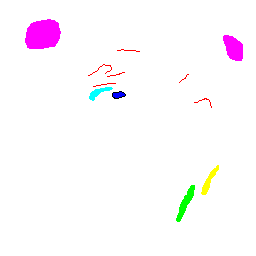
#> input picture data/flash_060_training_mask_6cla.png, 256 x 256 px
$ jupyter execute --allow-errors bmed360-2021-Lab1-MRI-03-mri-snr-cnr.ipynb   (shell and % lines are left out)   (older library calls are emulated)
#> lines starting #> are read from the running program, lines starting #| are printed output that depends on the picture; after the words box and inside, x2 and y2 are one past the last pixel; in counts of white or black regions, pixels touching at a corner belong together
# Multiparametric MRI - SNR, CNR

A.L. MMIV-ML 20211025

(Modified from BMED360-2021 ver. 2021-03-20 A.Lundervold:<br>
https://github.com/computational-medicine/BMED360-2021/blob/main/Lab1-MRI/03-mri-snr-cnr.ipynb)

## Learning objectives:

**I this stepwise development of code (notebooks `02-mri-` and `03-mri-`) you will**:

- Learn to measure "[contrast-to-noise](https://en.wikipedia.org/wiki/Contrast-to-noise_ratio) ratios" (CNR) in multispectral (brain) [MRI](https://en.wikipedia.org/wiki/Magnetic_resonance_imaging) between each pair of seven different tissue types (*air/bone* [air], *gray matter* [gm], *white matter* [wm], *cerebrospinal fluid* [csf], *fat* [fat] and *muscle* [mus]) in each of four channel images (flash, dess, fisp, and psif) from a sagittal slice of the head (see figure below (# Four channel ...)).

- You will learn that in a larger context **multispectral** MRI and **multiparametric** MRI denote the same concept: **every pixel (or voxel) have vectorial values** where each component in the [vector](https://en.wikipedia.org/wiki/Vector_(mathematics_and_physics)) represents signal intensity (at that location) in a specific MRI pulse sequence (typical for [multispectral](https://en.wikipedia.org/wiki/Multispectral_image) MRI), or an image-derived parameter value e.g. physiologcal, biochemical, or [textural](https://en.wikipedia.org/wiki/Image_texture) features (typical for multiparametric MRI, or in [radiomics](https://en.wikipedia.org/wiki/Radiomics)).


- You will also get **insight into representation** and **manipulation of digital images** (see notebook [`01-mri-intro`](./01-mri-intro.ipynb)): image formats (DICOM, NIFTI, PNG); [binary](https://en.wikipedia.org/wiki/Binary_image) (0/1) images, [grayscale](https://en.wikipedia.org/wiki/Grayscale) images and RGB [color](https://en.wikipedia.org/wiki/Color_image) images; different **[data types](https://en.wikipedia.org/wiki/Data_type)** (float, uint8, RGB) of images; and anatomical orientation (geometry) of recorded images - which is important in medical images   (e.g. up-down, left-right, anterior-posterior) cf. the [standard anatomical position](https://en.wikipedia.org/wiki/Standard_anatomical_position).

# Theory:

We define the **signal** S$_A$ for a given tissue $A$ to be the mean signal inetensity within a region of pixels (denoted a mask) covering the tissue type $A$ (and covering this tissue only, otherwise, we will have a "contaminated" mask).

We define the **contrast** between a pair of tissues $A$ and $B$ to be the signal difference C$_{AB}$ = S$_A$ - S$_B$, where we assume S$_A$ > S$_B$ such the contrast is always non-negative (alternatively: C$_{AB}$ = |S$_A$ - S$_B$|).

For a tissue $A$, we define the **signal-to-noise-ratio**, denoted SNR$_A$, to be the ratio between the signal ($A$) and the noise, i.e. SNR$_A$ =
S$_A$ / $\sigma_0$, where $\sigma_0$ is the noise level.

For simplicity we assume the **noise** $\sigma_0$ to be the same for all tisues and equal to the standard deviation of the background signal intensity (i.e. $\sigma_0$ = $\sigma_{air}$).

This leads to the following definition of **contrast-to-noise-ratio**, CNR between tissue $A$ and tissue $B$

> CNR$_{AB}$ = C$_{AB}$ / $\sigma_0$ = (|S$_A$ - S$_B$|) / $\sigma_0$ = |SNR$_A$ – SNR$_B$|

See also [CNR i wikipedia](https://en.wikipedia.org/wiki/Contrast-to-noise_ratio), and [On the Definition of Signal-To-Noise Ratio and Contrast-To-Noise Ratio for fMRI Data](https://www.ncbi.nlm.nih.gov/pmc/articles/PMC3819355)

[cell 1]
from IPython.display import Image
Image(filename='./assets/BMED_360_Lec1_introduction_mri_ip_CNR.png', width=800)

[cell 2]
from IPython.display import Image
Image(filename='./assets/BMED_360_Lec1_introduction_mri_ip_measuring_noise.png', width=800)

## Four-channel multispectral MR image and corresponding training masks

We will be working with a four-channel multispectral image (slice 60 from a multispectral 3D acquisition),  <br>
reported in Lundervold et al. Volume distribution of cerebrospinal fluid using multispectral MR
imaging. <br> _Medical Image Analysis_ 2000;4:123-136. https://www.ncbi.nlm.nih.gov/pubmed/10972326, <br>
and a manually delineated training mask consisiting of six tissue types (color-coded in [R,G,B]) as follows:

 - AIR (air/bone) in Magenta [255,0,255]
 - GM  (grey matter) in Red  [255,0,0]
 - WM  (white matter) in Cyan [0,255,255]
 - CSF (cerebrospinal fluid) in Blue [0,0,255]
 - MUS (muscle) in Green [0,255,0]
 - FAT (fat) in Yellow [255,255,0]

**CHECK OUT:** *Multispectral MR image analysis started with the seminal work of [Vannier et al.](https://www.ncbi.nlm.nih.gov/pubmed/3964938), Radiology 1985 <br> - inspired by research on remote sensing at NASA!*

**Figure illustrating multispectral MRI data and manually delineated color-coded pixels beloning to six different tissue types ("classes")**

[cell 3]
from IPython.display import Image
Image(filename='./assets/multispectral_tissue_classification_pptx.png', width=800)

 > **$\rightarrow$ Your turn!**
 >
 > - Which channel (pulse sequence) do you find having the overall best CNR? (zoom in)

# Image space and feature space

Using digital image analysis and machine learning we will need to represent information in various **abstract spaces**, some of which are continuous (**vector spaces**), some are discrete "grids" (**multidimensional matrices**):

- **Scanner space** (3D) is characterized by its scanner (world) coordinates $(x,y,z) \in R^3$
- **Image space** (2D or 3D), where our pixels or voxels live, is characterized by position/location or image coordinates.
  - For 2D images we have rows ($i$) and columns ($j$), i.e.  $(i,j) \in N \times N$.
  - For 3D images we have rows ($i$), columns ($j$) and slices ($k$), i.e. $(i,j,k) \in N \times N \times N$.
  - For dynamic 3D+time images we have rows ($i$), columns ($j$), slices ($k$) and time points ($t$), i.e. $(i,j,k,t) \in N \times N \times N \times R$
- **Data space** (feature vector space, $R^p$) denoting the space where the signals from our measurements live (assuming $p$ measurements per unit, e.g. voxel), or space where some image-derived features live (e.g. texture, edge strength, filter responses, ...)

The figure below illustrates **image space** and **feature space** in the context of multispectral MRI, here multispectral ($p=3$) 2D images. <br> (in reality we have data from $p=4$ channels, restricting to signal intensisties (SI) from the firts three channels in the lower left of the figure)

[cell 4]
from IPython.display import Image
Image(filename='./assets/BMED_360_Lec1_introduction_mri_ip_image_space_feature_space.png', width=800)

# Setup our Python environment

[cell 5]
# This to be able to display figures and graphs within the notebook browser

import os
import pathlib
import glob
import shutil
import warnings
import numpy as np
import pandas as pd
import nibabel as nib
import scipy
import cv2
from nilearn import image
from nilearn import plotting
import matplotlib.pyplot as plt
import seaborn as sns
import imageio
import skimage
import IPython

home = os.path.expanduser('~')  # home is to make path to local home directory

print('pandas:',pd.__version__)
print('nibabel:',nib.__version__)

##  MRI pulse sequences  (measurement techniques)

[MRI pulse sequence abbrev.](https://radiopaedia.org/articles/mri-pulse-sequence-abbreviations):

 - FLASH - Fast Low Angle Shot [[ref](https://en.wikipedia.org/wiki/Fast_low_angle_shot_magnetic_resonance_imaging)]
 - DESS - Double Echo Steady State [[ref](http://mriquestions.com/dess.html)]
 - FISP - Fast Imaging with Steady-state free Precession [[ref](http://mriquestions.com/psif-vs-fisp.html)]
 - PSIF - reverse FISP

**Define directories, channel names and class labels [tissue types](https://en.wikipedia.org/wiki/Tissue_(biology)) being used**

[cell 6]
mydata = '../data'
chn_names = ['FLASH', 'DESS', 'FISP', 'PSIF']
class_names = ['air', 'gm', 'wm', 'csf', 'mus', 'fat']

#  Read (previously stored) multispectral image

[cell 7]
fn_multispectral = '../data/multispectral_mri.nii.gz'
#> (the rest of this cell did not finish here and is left out)

## Show characteristics of the multispectral NIFTI image

#> (a cell that did not finish here is left out)

## Display image data of the various channels in the multispectral image

#> (a cell that did not finish here is left out)

# Noise in the (MR) image: analyze noise, add noise

In this section we will explore and manipulate the FLASH data with respect to image noise.
We will construct a noisy FLASH image using i.i.d additive  $N(\mu, \sigma)$ (Gaussian) noise to the original FLASH recording. (i.i.d. = [independent and identically disributed](https://en.wikipedia.org/wiki/Independent_and_identically_distributed_random_variables); $\mu$ denotes mean, and $\sigma$ standard deviation)

[cell 10]
# Define a quadratic ROI and noise amplification factor
r = 10 # row
c = 25 # col
d = 32 # side-length
a = 10 # amplification factor

# Read the previously saved multispactral nifiti image (if not already done)
#> (the rest of this cell did not finish here and is left out)

Add i.i.d  $N(\mu, \sigma)$ (Gaussian) noise to the original FLASH channel image

[cell 11]
# Define characteristics of noisy image
mean = 0.0          # zero mean
#> (the rest of this cell did not finish here and is left out)

**$\rightarrow$ Your turn!**

Test out the effect of varying the different noise parameters, `mean`  (e.g. 0, 10, 100) and `std` (e.g. 0, 10, 50, 100)

[cell 12]
# [8 lines of commented-out code are left out]

**Using [Matplotlib](https://matplotlib.org) to illustrate noise and noise manipulation of the FLASH channel image**

#> (a cell that did not finish here is left out)

# Read, display and describe training masks and ROI mask

#### **Training masks** (in our context) are images with manually delineated regions (labels) where each region is color-coded (or have a unique label-specific value) and denote a specific tissue type. Other terms for training masks are *data labeling*, or *data annotation* - see also [wikipedia](https://en.wikipedia.org/wiki/List_of_manual_image_annotation_tools).

#### These delineations (training, data labeling, or tissue sampling) are performed using an underlying MR image (=data, e.g. a FLASH channel image) guiding the annotation. The underlying image should be spatially informative regarding the signal intensities and localization of the tissue-specific pixels or voxels. The training mask is thus (per construction), spatially aligned (*coregistered*) with the data. To obtain the tissue specific feature *vectors* from multispectral data, the training mask is projected on all the channel images in a predefined order, defining the feature vector components (say, FLASH, DESS, FISP and PSIF).

#### With proper domain knowledge and software this training procedure can be relatively fast and accurate, but subject to inter and intra-operator variation.

[cell 14]
fn_train = '%s/flash_060_training_mask_6cla.png' % (mydata)
fn_roi = '%s/flash_060_brain_mask.png' % (mydata)

## Read .png files using Matplotlib

`?plt.imread`

[cell 15]
train_msk = plt.imread(fn_train)
#> train_msk is the input picture: shape (256, 256, 3) float32; mean R, G, B 0.993, 0.978, 0.991
roi_msk = plt.imread(fn_roi)
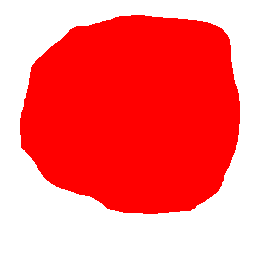
#> input picture data/flash_060_brain_mask.png, 256 x 256 px
#> roi_msk is the input picture: shape (256, 256, 3) float32; mean R, G, B 1, 0.453, 0.453

print('train_msk.dtype:', train_msk.dtype)
#| train_msk.dtype: float32
print('roi_msk.dtype:', roi_msk.dtype)
#| roi_msk.dtype: float32
print('train_msk.shape:', train_msk.shape)
#| train_msk.shape: (256, 256, 3)
print('roi_msk.shape:', roi_msk.shape)
#| roi_msk.shape: (256, 256, 3)
print('train_msk.min , max:', train_msk.min(), ',', train_msk.max())
#| train_msk.min , max: 0.0 , 1.0

## Scale the mask images to uint8 RGB images, i.e. R,G,B $\in$ {0,...,255}

[cell 16]
train_msk = np.uint8(train_msk*255.0)
roi_msk = np.uint8(roi_msk*255.0)
print('train_msk.min:', train_msk.min(), ',', 'train_msk.max:', train_msk.max())
#| train_msk.min: 0 , train_msk.max: 255

## Display training mask and ROI mask (mask that covers the region of interest)

#> (a cell that did not finish here is left out)

**Print the RGB-values in the middle of the ROI mask (excpected to be red = [255, 0, 0])**

[cell 18]
row = np.uint8(np.ceil(roi_msk.shape[0]/2))  # row of target pixel location
col = np.uint8(np.ceil(roi_msk.shape[1]/2))  # column
v = roi_msk[row, col,:] # RGB-value at this pixel-location
#> v = [255, 0, 0]
print('roi_msk[%d, %d,:] =' % (row, col)); print(v)
#| roi_msk[128, 128,:] =
#| [255   0   0]

### Make a new binary uint8 matrix with value 1 in each of the predefined tissue types, and 0 else

**Make a new binary uint8 matrix ("targ") where we assign 0 (black) to all pixel locations outside the training mask and 1 (white) to all pixel locations for which a tissue type is labeled (target)**<br>

- I the color-coded training mask white (=[255,255,255]) is used to represent background.<br>

We will use `np.all` which can be further explained by typing `?np.all` in a code cell, or see [here](https://docs.scipy.org/doc/numpy/reference/generated/numpy.all.html)

[cell 19]
#?np.all

[cell 20]
targ = 1 - np.all(train_msk == [255,255,255], axis=2).astype(np.uint8)
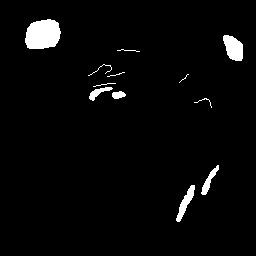
#> targ: shape (256, 256); values 0 (black) and 1 (white), 3.1% white; 12 white regions (2 under 20 px), largest, box (x1, y1, x2, y2) and area: (25, 19, 61, 49) 873, (223, 35, 243, 61) 377, (176, 185, 195, 222) 250
targ_roi = 1 - np.all(roi_msk == [255,255,255], axis=2).astype(np.uint8)
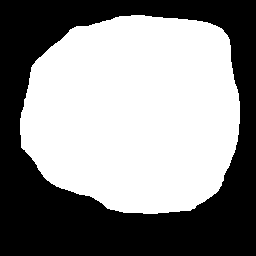
#> targ_roi: shape (256, 256); values 0 (black) and 1 (white), 54.7% white; 1 black region, box (x1, y1, x2, y2) and area: (0, 0, 256, 256) 29714
print('train_msk.shape', train_msk.shape)
#| train_msk.shape (256, 256, 3)
print('targ.shape', targ.shape)
#| targ.shape (256, 256)

## Display color-coded training mask and corresponding binary masks for labelled pixels and ROI pixels, respectively

#> (a cell that did not finish here is left out)

## Compute number of pixel occurences for each distinct color (i.e. number of samples in each class) in descending order

We can use `Counter` from [collections](https://docs.python.org/2/library/collections.html)

[cell 22]
from collections import Counter
Counter([tuple(colors) for i in train_msk for colors in i]).most_common()
#> Out = [((255, 255, 255), 63519), ((255, 0, 255), 1250), ((0, 255, 0), 250), ((255, 255, 0), 170), ((255, 0, 0), 136), ((0, 255, 255), 129), ((0, 0, 255), 51), ((0, 0, 0), 31)]

## Make grayscale-encoded training mask for each of the tissue classes

**We can also display a grayscale training mask derived from the color-coded mask using [OpenCV](https://docs.opencv.org) and the transform [COLOR_RGB2GRAY](https://programtalk.com/python-examples/cv2.COLOR_RGB2GRAY)**

[cell 23]
train_msk_grey = cv2.cvtColor(train_msk, cv2.COLOR_RGB2GRAY)
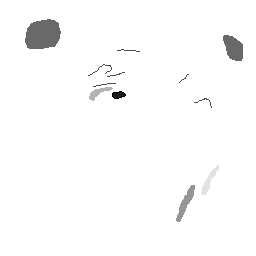
#> train_msk_grey: shape (256, 256); min 0, max 255, mean 250.8
plt.imshow(train_msk_grey, cmap='gray')
#> (this line was passed over: IPython is not available in this run)
plt.show()

**Compute number of pixel occurences for each gray level (i.e. number of pixels in each class) in the grayscale training mask, and in descending order**

[cell 24]
a = train_msk_grey.flatten()
unique, counts = np.unique(a, return_counts=True)
#> unique = [0, 29, 76, 105, 150, 179, 226, 255]; counts = [31, 51, 136, 1250, 250, 129, 170, 63519]
d = dict(zip(unique, counts))
#> d = {0: 31, 29: 51, 76: 136, 105: 1250, 150: 250, 179: 129, 226: 170, 255: 63519}
sorted_by_counts = sorted(d.items(), key=lambda v: v[1], reverse=True)  # by second element
#> sorted_by_counts = [(255, 63519), (105, 1250), (150, 250), (226, 170), (76, 136), (179, 129), (29, 51), (0, 31)]
sorted_by_counts
#> Out has the same summary as sorted_by_counts

**NOTE:** In the color-coding in the traing mask (and in the grayscale mask) the RGB value [0,0,0] and grayscale value 0, respectively are shown as black (in total 31 pixels) and do not correspond to any of the pre-defined classes. This is **an error in the manual labeling** of tissue types and should be mapped to background, i.e. [255,255,255] and 0, respectively.

> **$\rightarrow$ Your turn!**
>
> - Find these erroneous assignments of pixels to black, diplay these, and make a corrected training mask where these pixels are assigned to background (white)<br>(as made implicitly further down in this notebook)

[cell 25]
# Your code:

## Superimpose color-code training mask on the gray level FLASH channel image

**Here, using a "brute force" pixel loop  ...**

[cell 26]
# Scale the intensity in FLASH to a maximum of mymax to keep data within a uint8 (0-255) range
mymax = 200
#> (the rest of this cell did not finish here and is left out)

#  Find all pixels for which the RGB tuples correspond to a class label

- **Color-coding of the tissue types** is typically used in the manual labeling (delineation) of pixels as they are displayed in e.g. the FLASH channel - pixels that are selected as representatives for the given tissue class. <br>

- There are a large collection of programs and software packages that can be used for such image-guided training. Today, a good choice could be __[ITK-SNAP](http://www.itksnap.org)__.

- See [Annotation of Medical Image Data](https://link.springer.com/content/pdf/10.1007%2F978-3-319-49644-3_4.pdf) for a comprehensive overview. You can also consult [this one](https://www.cogitotech.com/services/image-annotation) for general image annotation (as a service).

We have given the following color-coding of pre-defined tissue types:

[cell 27]
AIR = [255,0,255] # Magenta
GM  = [255,0,0]   # Red
WM  = [0,255,255] # Cyan
CSF = [0,0,255]   # Blue
MUS = [0,255,0]   # Green
FAT = [255,255,0] # Yellow

ERR = [0,0,0] # Black
BCK = [255,255,255] # White (background)

**One possible procedure:**

Loop through all classes (tissue types) and, for a given class, find all pixels for which the training mask value is equal to the class label (i.e. its RGB color triple).<br>
More specifically:

- Define for each class $k=1, \ldots, K$ (where $K$ is number of predefined classes), a 2D array having 1 in the pixel locations for which the pixel value is equal to the RGB mask value of $k$, otherwise 0.
- Count the number of non-zero occurences to find the total number of pixels belonging tissue type $k$.

[cell 28]
air = np.all(train_msk == AIR, axis=2).astype(np.int)
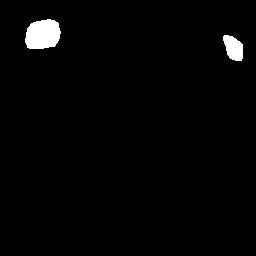
#> air: shape (256, 256) int64; values 0 (black) and 1 (white), 1.9% white; 2 white regions, box (x1, y1, x2, y2) and area: (25, 19, 61, 49) 873, (223, 35, 243, 61) 377
n_air = np.count_nonzero(air)
#> n_air = 1250
print('n_air =', n_air)
#| n_air = 1250

gm = np.all(train_msk == GM, axis=2).astype(np.int)
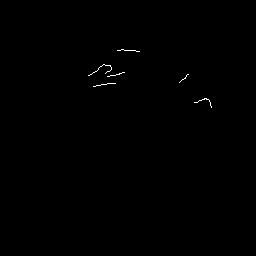
#> gm: shape (256, 256) int64; values 0 (black) and 1 (white), 0.21% white in thin lines or dots, all inside (x1, y1, x2, y2) = (88, 49, 212, 108)
n_gm = np.count_nonzero(gm)
#> n_gm = 136
print('n_gm =', n_gm)
#| n_gm = 136

wm = np.all(train_msk == WM, axis=2).astype(np.int)
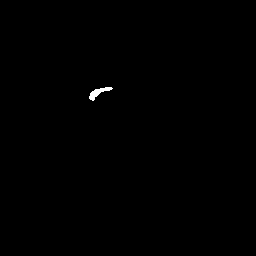
#> wm: shape (256, 256) int64; values 0 (black) and 1 (white), 0.2% white; 1 white region, box (x1, y1, x2, y2) and area: (89, 87, 113, 101) 129
n_wm = np.count_nonzero(wm)
#> n_wm = 129
print('n_wm =', n_wm)
#| n_wm = 129

csf = np.all(train_msk == CSF, axis=2).astype(np.int)
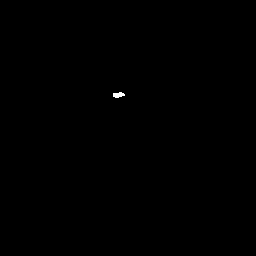
#> csf: shape (256, 256) int64; values 0 (black) and 1 (white), 0.08% white; 1 white region, box (x1, y1, x2, y2) and area: (113, 92, 125, 98) 51
n_csf = np.count_nonzero(csf)
#> n_csf = 51
print('n_csf =', n_csf)
#| n_csf = 51

mus = np.all(train_msk == MUS, axis=2).astype(np.int)
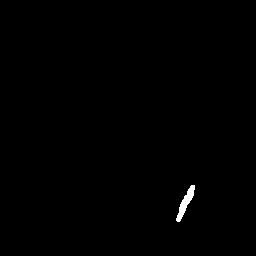
#> mus: shape (256, 256) int64; values 0 (black) and 1 (white), 0.38% white; 1 white region, box (x1, y1, x2, y2) and area: (176, 185, 195, 222) 250
n_mus = np.count_nonzero(mus)
#> n_mus = 250
print('n_mus =', n_mus)
#| n_mus = 250
#> (the rest of the program and of its run is left out)
